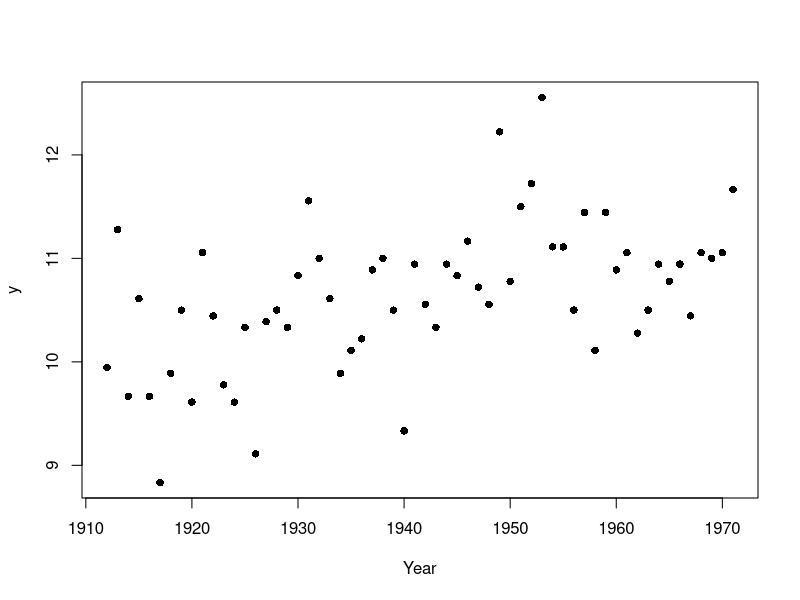
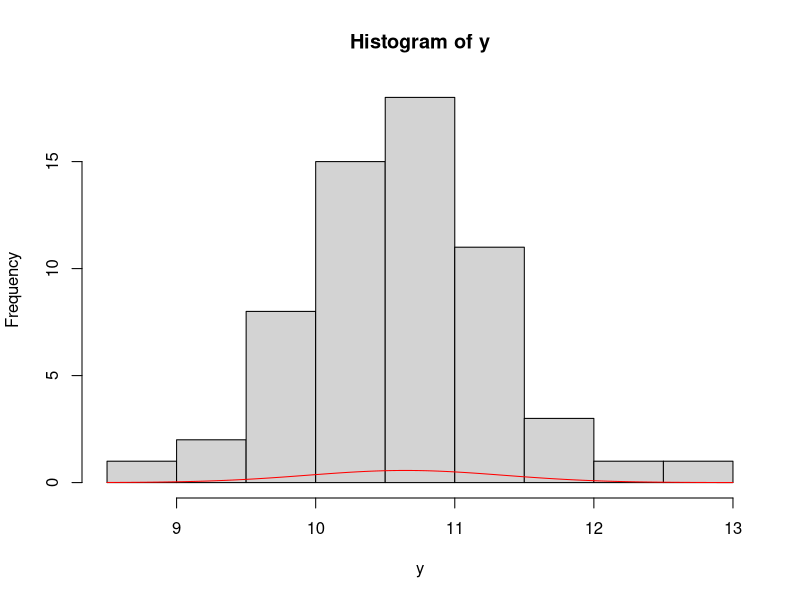
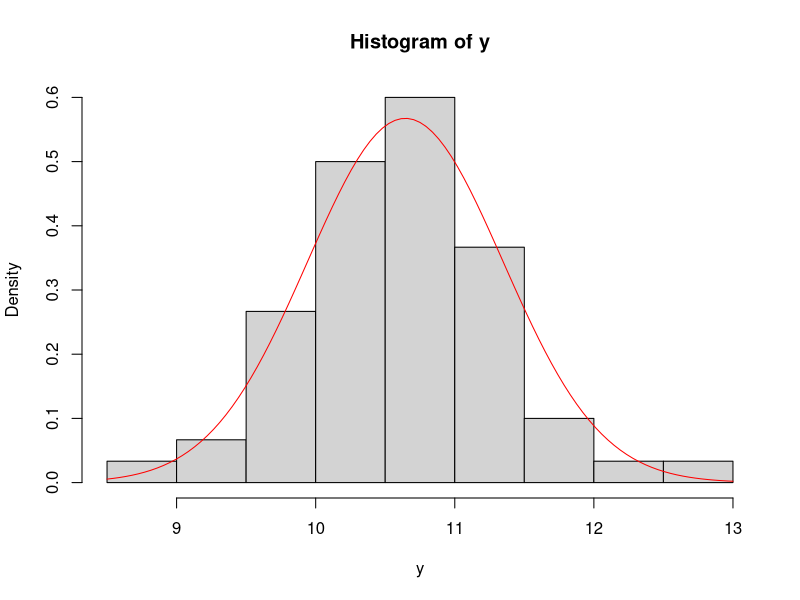
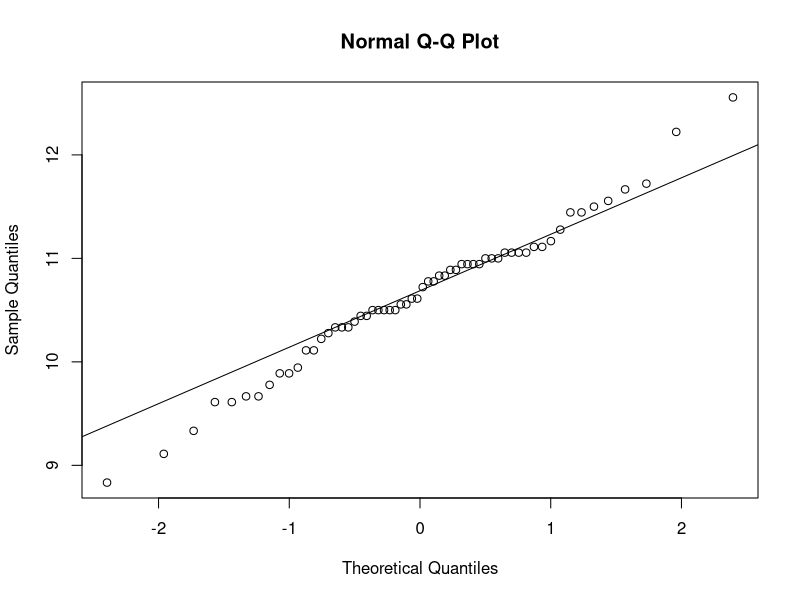
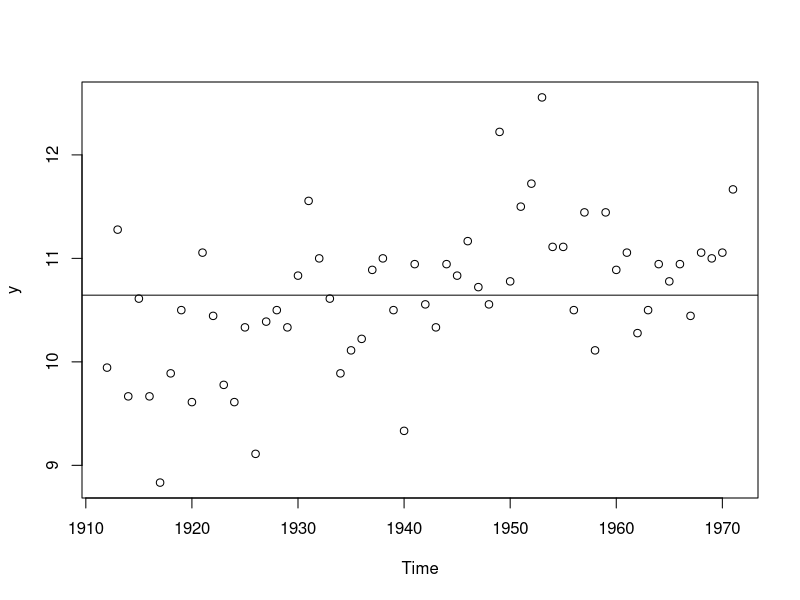
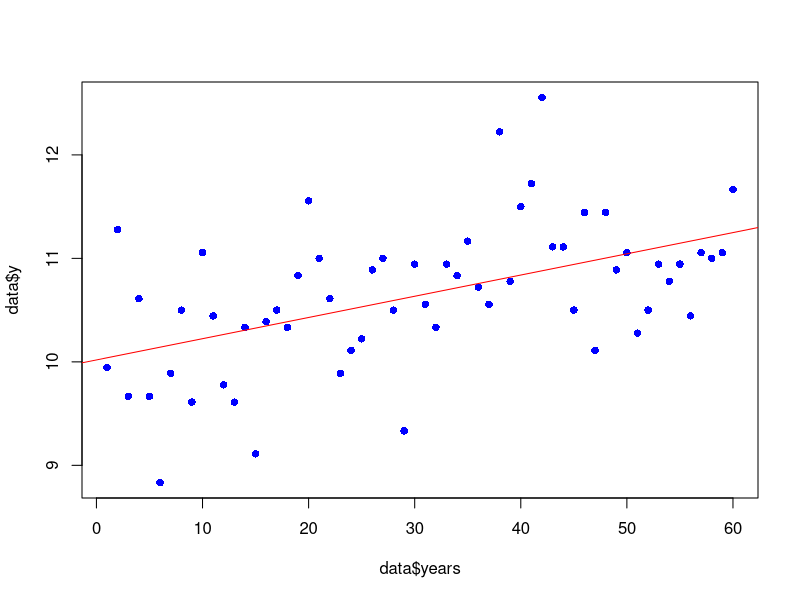

Reproduce these figures in R, in order.
# Let's try to predict our first model

?htemp

# We want to explain some variability of this sample of data

# It's in Fahrenheit, we subtract 32 and divide by 1.8 for converting to celsius
y <- (nhtemp - 32)/1.8 #Average Yearly Temperatures in New Haven
plot(1912:1971, y, pch=16, xlab="Year", ylab="y") 

# It's not very clear about a correlation, but we can change rappresentation
# We try with an histrogramm (allowing to observe a symmetry) for find some other correlation

hist(y)

# This is our first "model"

# In fact, it seems to have some kind of simmetry. So, we try
# with the normal distribution for see some kind of correlation

# The mean and variance I directly compute them from the data
curve(dnorm(x, (mean(y)), sqrt(var(y))), add=T, col="red")

# But it's very "low", that's because y label on the hinstogram rappresent the 
# number of occurency. We want the probability. We switch the rappresentation again

hist(y, prob = T)
curve(dnorm(x, (mean(y)), sqrt(var(y))), add=T, col="red")

# This is much better and in some way it can be approximate with a normal distribution

# Let's try to make another assumption with qqplot, a qqnorm cause we assume a normal
# distribution

qqnorm(y)
qqline(y)

# Another possible model we assume, based on what we see, is the t distribution.
# Problem: about the number of degrees of freedom is not very easy to select and 
# we don't have a clear referenc from the model on the data. 
# Probably a small number (we choose 5) because the tails are not too havy

# cComing back to the plot, you can notice ther's some kind of linear correlation
plot(y, type = "p")
abline(h=mean(y))

# You can notice that the left side is lightly under the mean and the right side is 
# slightly above, it's increasing over time.
# So we assume as the third model sa linear regression

years <- 1:60
data <- data.frame(years, y)

model <- lm(y ~ years, data = data)
model

plot(data$years, data$y, type = "p", pch = 16, col = "blue")
abline(model, col = "red")

# Here the coefficents of the model and the line that rappresent the increasing
# of the value over time.
